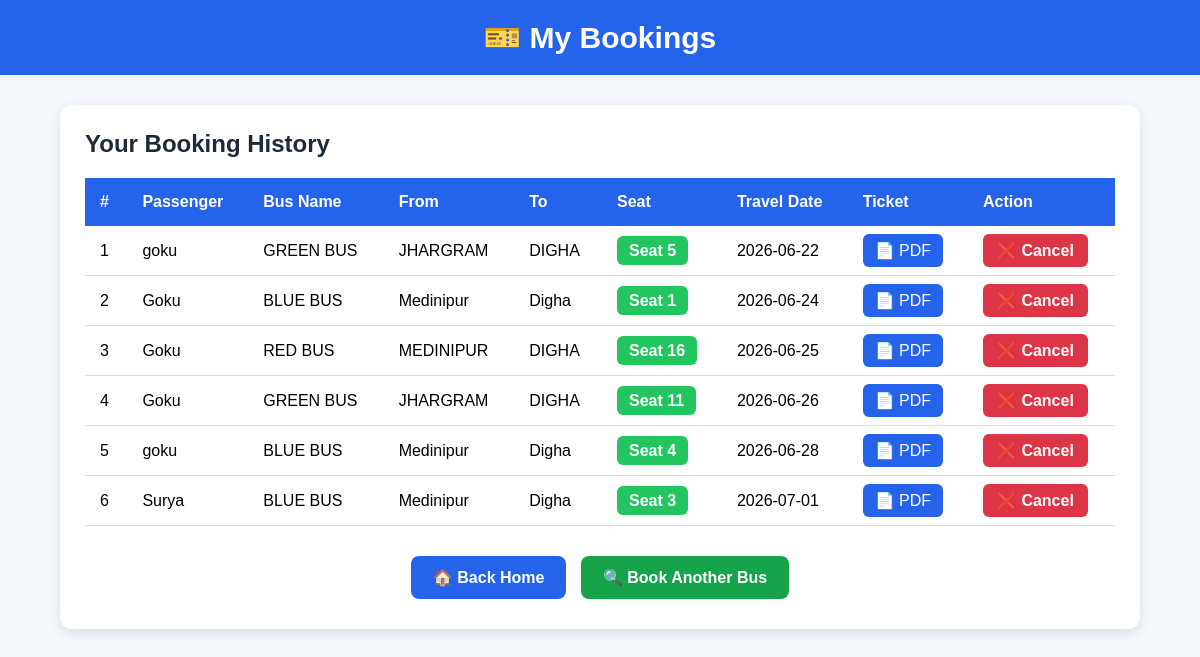
/my-bookings (signed in), run on the app's committed database.
### tables this page shows
CREATE TABLE bookings (
    id INTEGER PRIMARY KEY AUTOINCREMENT,
    name TEXT,
    bus_id INTEGER,
    seat_no INTEGER,
    from_city TEXT,
    to_city TEXT,
    travel_date TEXT
, user_id INTEGER);

CREATE TABLE buses (
    id INTEGER PRIMARY KEY AUTOINCREMENT,
    bus_name TEXT,
    from_city TEXT,
    to_city TEXT,
    time TEXT,
    seats INTEGER,
    stops TEXT
);

### app.py (the view)
@app.route("/my-bookings")
def my_bookings():
    if "user_id" not in session:
        return redirect("/login")
    conn = get_db()
    bookings = conn.execute(
        """
        SELECT
            bk.*,
            b.bus_name
        FROM bookings bk
        JOIN buses b
        ON bk.bus_id = b.id
        WHERE bk.user_id = ?
        ORDER BY bk.travel_date ASC
        """,
        (session["user_id"],)
    ).fetchall()
    conn.close()
    return render_template(
        "my_bookings.html",
        bookings=bookings
    )

### app.py (called while the page is built)
def get_db():
    conn = sqlite3.connect(DB_PATH)
    conn.row_factory = sqlite3.Row
    return conn

### templates/my_bookings.html (shortened to what this page needs)
<!DOCTYPE html>
<html>
<head>
</head>
<body>
<div class="header">
    🎫 My Bookings
</div>
<div class="container">
<div class="card">
    <h2>Your Booking History</h2>
    {% if bookings %}
    <table>
        <tr>
            <th>#</th>
            <th>Passenger</th>
            <th>Bus Name</th>
            <th>From</th>
            <th>To</th>
            <th>Seat</th>
            <th>Travel Date</th>
            <th>Ticket</th>
            <th>Action</th>
        </tr>
        {% for booking in bookings %}
        <tr>
            <td>{{ loop.index }}</td>
            <td>{{ booking.name }}</td>
            <td>{{ booking.bus_name }}</td>
            <td>{{ booking.from_city }}</td>
            <td>{{ booking.to_city }}</td>
            <td>
                <span class="seat">
                    Seat {{ booking.seat_no }}
                </span>
            </td>
            <td>{{ booking.travel_date }}</td>
            <td>
                <a href="/ticket/{{ booking.id }}"
                    style="
                    background:#2563eb;
                    color:white;
                    padding:8px 12px;
                    border-radius:6px;
                    text-decoration:none;">
                    📄 PDF
                </a>
            </td>
            <td>
                <a
                    href="/cancel-booking/{{ booking.id }}"
                    class="cancel-btn"
                    onclick="return confirm('Are you sure you want to cancel this booking?')">
                    ❌ Cancel
                </a>
            </td>
        </tr>
        {% endfor %}
    </table>
    {% else %}
    <div class="empty">
        No bookings found.
    </div>
    {% endif %}
    <div class="btns">
        <a href="/search" class="btn home">
            🏠 Back Home
        </a>
        <a href="/search" class="btn search">
            🔍 Book Another Bus
        </a>
    </div>
</div>
</div>
</body>
</html>

### templates/my_bookings.html (style rules this page uses)
* { margin:0; padding:0; box-sizing:border-box; font-family:Arial, sans-serif; }
body { background:#f4f7fc; }
.header { background:#2563eb; color:white; padding:20px; text-align:center; font-size:30px; font-weight:bold; }
.container { width:90%; max-width:1200px; margin:30px auto; }
.card { background:white; padding:25px; border-radius:12px; box-shadow:0 4px 12px rgba(0,0,0,0.1); }
h2 { margin-bottom:20px; color:#1f2937; }
table { width:100%; border-collapse:collapse; }
th { background:#2563eb; color:white; padding:15px; text-align:left; }
td { padding:15px; border-bottom:1px solid #ddd; }
.seat { background:#22c55e; color:white; padding:6px 12px; border-radius:6px; font-weight:bold; }
.cancel-btn { background:#dc3545; color:white; padding:8px 14px; border-radius:6px; text-decoration:none; font-weight:bold; }
.btns { margin-top:25px; text-align:center; }
.btn { display:inline-block; text-decoration:none; padding:12px 22px; border-radius:8px; color:white; margin:5px; font-weight:bold; }
.home { background:#2563eb; }
.search { background:#16a34a; }

### data on the page
bookings: name "goku", bus_name "GREEN BUS", from_city "JHARGRAM", to_city "DIGHA", seat_no "5", travel_date "2026-06-22"
bookings: name "Goku", bus_name "BLUE BUS", from_city "Medinipur", to_city "Digha", seat_no "1", travel_date "2026-06-24"
bookings: name "Goku", bus_name "RED BUS", from_city "MEDINIPUR", to_city "DIGHA", seat_no "16", travel_date "2026-06-25"
bookings: name "Goku", bus_name "GREEN BUS", from_city "JHARGRAM", to_city "DIGHA", seat_no "11", travel_date "2026-06-26"
bookings: name "goku", bus_name "BLUE BUS", from_city "Medinipur", to_city "Digha", seat_no "4", travel_date "2026-06-28"
bookings: name "Surya", bus_name "BLUE BUS", from_city "Medinipur", to_city "Digha", seat_no "3", travel_date "2026-07-01"
